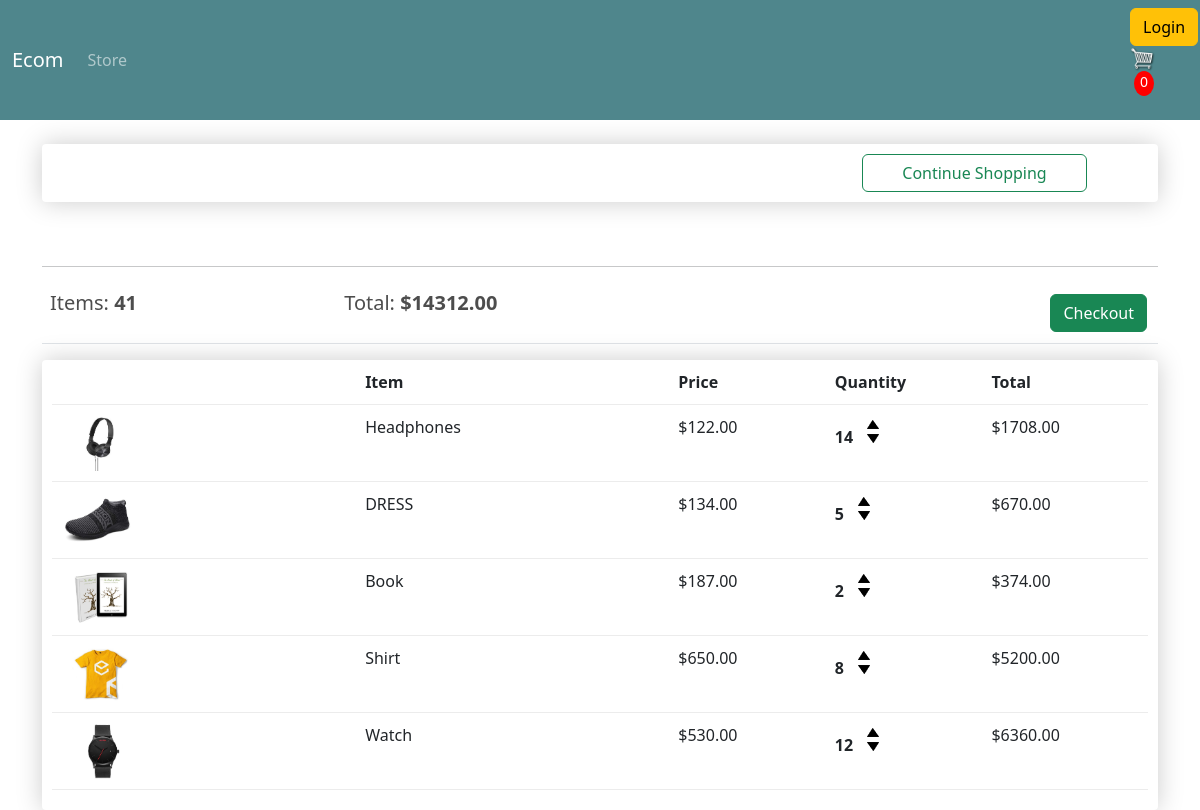
The app's page /cart/ (signed in) with its own data.
### ecommerceapp/models.py (models this page shows, shortened)
class Order(models.Model):
	customer = models.ForeignKey(Customer, on_delete=models.SET_NULL, null=True, blank=True)
	date_ordered = models.DateTimeField(auto_now_add=True)
	complete = models.BooleanField(default=False)
	transaction_id = models.CharField(max_length=100, null=True)
	@property # We use the @property decorator so we can access these like attributes.
	def get_cart_total(self):
		orderitems = self.orderitem_set.all() #To get the items ordered into that order
		total = sum([item.get_total for item in orderitems]) # To get the total value using orderitems created above
		return total
	@property # We use the @property decorator so we can access these like attributes.
	def get_cart_items(self):
		orderitems = self.orderitem_set.all()
		total = sum([item.quantity for item in orderitems]) # To get how many items are in a cart/in an overall order
		return total

class OrderItem(models.Model):
	product = models.ForeignKey(Product, on_delete=models.SET_NULL, null=True)
	order = models.ForeignKey(Order, on_delete=models.SET_NULL, null=True)
	quantity = models.IntegerField(default=0, null=True, blank=True)
	date_added = models.DateTimeField(auto_now_add=True)
	@property # We use the @property decorator so we can access these like attributes.
	def get_total(self):
		total = self.product.price * self.quantity
		return total # We then render this in the cart.html

class Product(models.Model):
    name = models.CharField(max_length=200)
    price = models.FloatField()
    digital = models.BooleanField(default=False,null=True, blank=True)
    image = models.ImageField(null=True, blank=True)

### ecommerceapp/views.py (the view)
# urls.py: path('cart/', views.cart, name='cart')
def cart(request):
    if request.user.is_authenticated: #We first check of the user is authenticated.
        customer = request.user.customer #If authenticated, get the customer details.
        order, created = Order.objects.get_or_create(customer=customer, complete=False) # To create the entire order
        items = order.orderitem_set.all() # To get the items attached to that order we just queried in above line.
    else: # We create an empty cart / list for the none logged in users
        items = []
        order = {'get_cart_total':0, 'get_cart_items':0} # Create an order for users who are not logged in
    context = {'items':items, 'order':order}
    return render(request, 'ecommerceapp/cart.html', context)

### ecommerceapp/templates/ecommerceapp/cart.html
{% extends 'ecommerceapp/main.html' %}
{% load static %}
    {% block content %}
      <div class="row">
        <div class="col-lg-12">
            <div class="box-element">
                <a  class="btn btn-outline-success" style="width: 225px; margin-left: 810px;" href="{% url 'store' %}"> Continue Shopping</a>
            </div>
            <br>
            <br>
            <hr>
            <table class="table">
                <tr>
                    <th><h5>Items: <strong>{{order.get_cart_items}}</strong></h5></th>
                    <th><h5>Total:<strong> ${{order.get_cart_total|floatformat:2}}</strong></h5></th>
                    <th>
                        <a  style="float:right; margin:3px;" class="btn btn-success" href="{% url 'checkout' %}">Checkout</a>
                    </th>
                </tr>
            </table>
            <div class="box-element">
                <div class="cart-row">
                    <div style="flex:2"></div>
                    <div style="flex:2"><strong>Item</strong></div>
                    <div style="flex:1"><strong>Price</strong></div>
                    <div style="flex:1"><strong>Quantity</strong></div>
                    <div style="flex:1"><strong>Total</strong></div>
                </div>
                {% for item in items %}
                <div class="cart-row">
                    <div style="flex:2"><img class="row-image" src="{{item.product.image.url}}"></div>
                    <div style="flex:2"><p>{{item.product.name}}</p></div>
                    <div style="flex:1"><p>${{item.product.price|floatformat:2}}</p></div>
                                    <div style="flex:1">
                        <p class="quantity">{{item.quantity}}</p>
                        <div class="quantity">
                            <img class="chg-quantity" src="{% static  'images/arrow-up.png' %}">
                            <img class="chg-quantity" src="{% static  'images/arrow-down.png' %}">
                        </div>
                    </div>
                    <div style="flex:1"><p>${{item.get_total|floatformat:2}}</p></div>
            </div>
                {% endfor %}
        </div>
      </div>
    </div>
    {% endblock content %}

### static/css/main.css (style rules this page uses)
body { background-color: hsl(0, 0%, 98%); object-fit: cover; justify-content: center; height: 100vh; }
h1,h2,h3,h4,h5,h6 { color:hsl(0, 0%, 30%); }
.box-element { box-shadow:hsl(0, 0%, 80%) 0 0 26px; background-color: #fff; border-radius: 4px; padding: 10px; object-fit: cover; }
.col-lg-4, .col-lg-6, .col-lg-8, .col-lg-12 { margin-top: 10px; }
.btn { border-radius: 0; margin-left: 995px; }
.row-image { width: 100px; }
.cart-row { display: flex; align-items: flex-stretch; padding-bottom: 10px; margin-bottom: 10px; border-bottom: 1px solid #ececec; }
.quantity { display: inline-block; font-weight: 700; padding-right:10px; }
.chg-quantity { width: 12px; cursor: pointer; display: block; margin-top: 5px; transition:.1s; }

### records on screen
Order: get_cart_items "41", get_cart_total "14312.00"
OrderItem: product.image (picture), product.name "Headphones", product.price "122.00", quantity "14", get_total "1708.00"
OrderItem: product.image (picture), product.name "DRESS", product.price "134.00", quantity "5", get_total "670.00"
OrderItem: product.image (picture), product.name "Book", product.price "187.00", quantity "2", get_total "374.00"
OrderItem: product.image (picture), product.name "Shirt", product.price "650.00", quantity "8", get_total "5200.00"
OrderItem: product.image (picture), product.name "Watch", product.price "530.00", quantity "12", get_total "6360.00"
